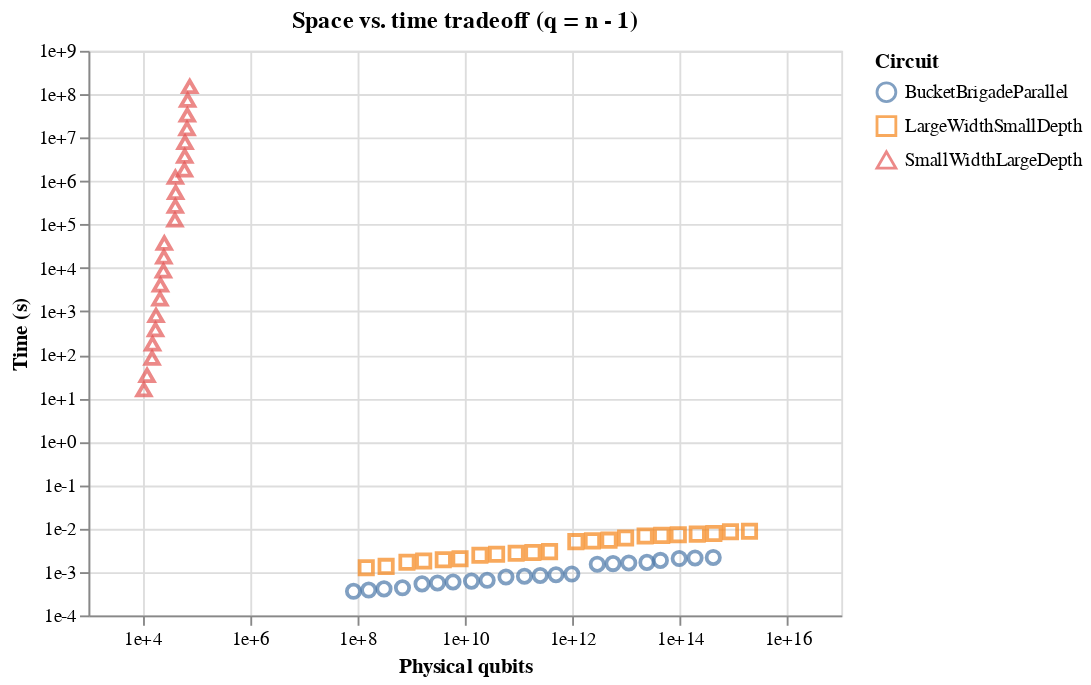

Here is the notebook cell this chart was saved with:
### Code cell
# Space vs. time tradeoff
bb = df[[df['name'][i][0:6] != "Double" and df['name'][i][0:6] != "Hybrid" for i in range(df.shape[0])]]
bb = bb[np.logical_or(bb['name'] == 'BucketBrigadeParallel', bb['q'] == bb['n'] - 1)]
#bb = df[np.logical_or(df['name'] == "BucketBrigade", np.logical_or(df['name'] == "BucketBrigadeParallel", df['q'] == df['n'] - 1))]

Chart(bb, name="space_v_time_basic_bucket", title="Space vs. time tradeoff (q = n - 1)").mark_point(size=50).encode(x=X('total_phys_q',
                                  scale=Scale(type='log', domain=[1e3,1e17]),
                                  axis=Axis(title="Physical qubits", 
                                            format="e", tickCount= 6)),
                              y=Y('total_time',
                                  scale=Scale(type='log'),
                                  axis=Axis(title="Time (s)",
                                            format="e")),
                               shape='name',                                                                                     
                              color=Color('name', legend=Legend(title="Circuit"))
                              )
